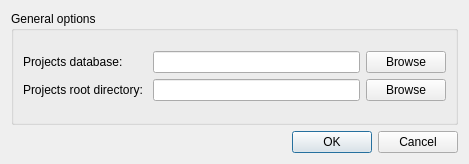
<?xml version="1.0" encoding="UTF-8"?>
<ui version="4.0">
 <class>Settings</class>
 <widget class="QDialog" name="Settings">
  <property name="geometry">
   <rect>
    <x>0</x>
    <y>0</y>
    <width>469</width>
    <height>164</height>
   </rect>
  </property>
  <property name="windowTitle">
   <string>Settings</string>
  </property>
  <layout class="QGridLayout" name="gridLayout">
   <item row="0" column="0">
    <widget class="QGroupBox" name="groupBox">
     <property name="title">
      <string>General options </string>
     </property>
     <layout class="QGridLayout" name="gridLayout_12">
      <item row="0" column="0">
       <layout class="QGridLayout" name="gridLayout_3">
        <item row="0" column="1">
         <widget class="QLineEdit" name="lineEditProjectsDatabase"/>
        </item>
        <item row="0" column="0">
         <widget class="QLabel" name="label">
          <property name="text">
           <string>Projects database: </string>
          </property>
         </widget>
        </item>
        <item row="0" column="2">
         <widget class="QPushButton" name="btnBrowseProjectsDatabase">
          <property name="text">
           <string>Browse</string>
          </property>
         </widget>
        </item>
        <item row="1" column="2">
         <widget class="QPushButton" name="btnBrowseProjectsRootDir">
          <property name="text">
           <string>Browse</string>
          </property>
         </widget>
        </item>
        <item row="1" column="1">
         <widget class="QLineEdit" name="lineEditProjectsRootDir"/>
        </item>
        <item row="1" column="0">
         <widget class="QLabel" name="label_11">
          <property name="text">
           <string>Projects root directory: </string>
          </property>
         </widget>
        </item>
       </layout>
      </item>
     </layout>
    </widget>
   </item>
   <item row="1" column="0">
    <widget class="QDialogButtonBox" name="buttonBox">
     <property name="orientation">
      <enum>Qt::Horizontal</enum>
     </property>
     <property name="standardButtons">
      <set>QDialogButtonBox::Cancel|QDialogButtonBox::Ok</set>
     </property>
    </widget>
   </item>
  </layout>
 </widget>
 <resources/>
 <connections>
  <connection>
   <sender>buttonBox</sender>
   <signal>accepted()</signal>
   <receiver>Settings</receiver>
   <slot>accept()</slot>
   <hints>
    <hint type="sourcelabel">
     <x>248</x>
     <y>254</y>
    </hint>
    <hint type="destinationlabel">
     <x>157</x>
     <y>274</y>
    </hint>
   </hints>
  </connection>
  <connection>
   <sender>buttonBox</sender>
   <signal>rejected()</signal>
   <receiver>Settings</receiver>
   <slot>reject()</slot>
   <hints>
    <hint type="sourcelabel">
     <x>316</x>
     <y>260</y>
    </hint>
    <hint type="destinationlabel">
     <x>286</x>
     <y>274</y>
    </hint>
   </hints>
  </connection>
 </connections>
</ui>
